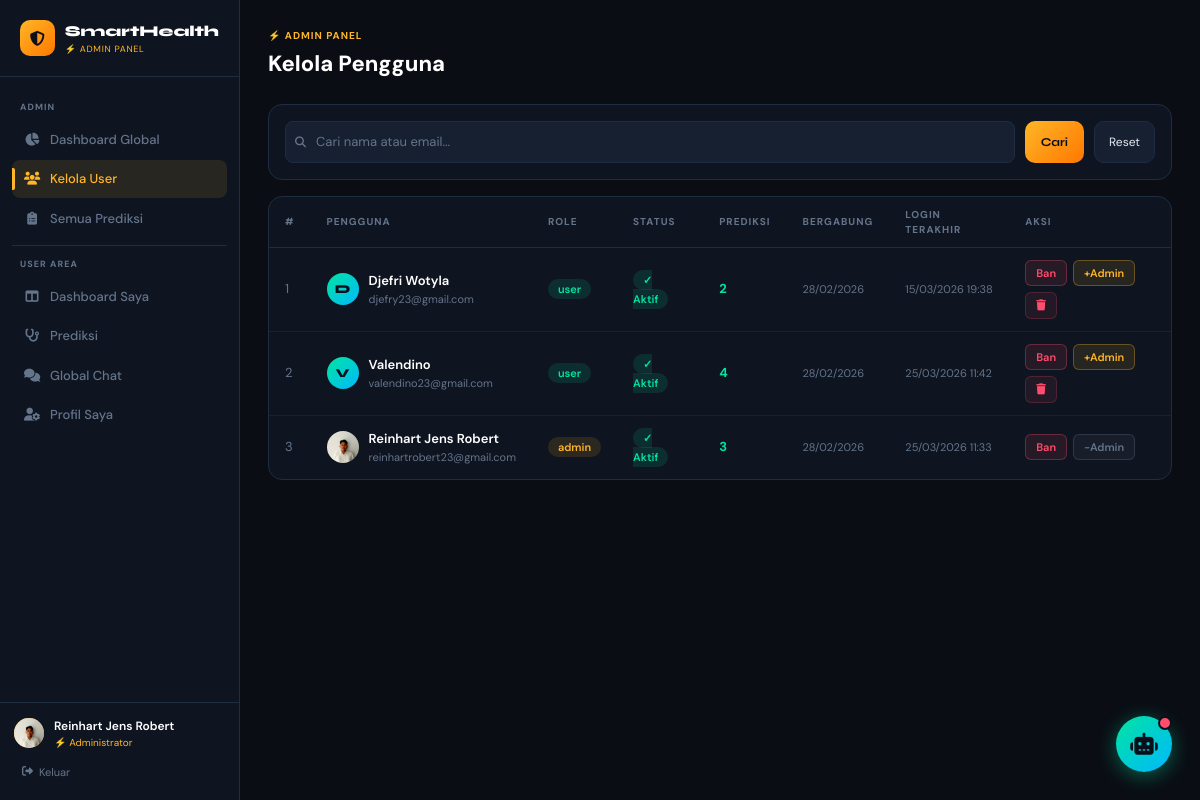
Screenshot of /admin/users.php (signed in) with the database file from the repository.
### tables this page shows
CREATE TABLE `users` (
  `id` int NOT NULL,
  `name` varchar(100) NOT NULL,
  `email` varchar(100) NOT NULL,
  `password` varchar(255) NOT NULL,
  `role` enum('admin','user') DEFAULT 'user',
  `created_at` timestamp NULL DEFAULT CURRENT_TIMESTAMP,
  `avatar` varchar(255) DEFAULT NULL,
  `bio` text,
  `status` enum('active','banned') DEFAULT 'active',
  `last_login` datetime DEFAULT NULL
);

### admin/users.php (the view, shortened to what this page needs)
<?php
$db  = getDB();
$search = $_GET['q'] ?? '';
$where  = $search ? "WHERE name LIKE '%".$db->real_escape_string($search)."%' OR email LIKE '%".$db->real_escape_string($search)."%'" : '';
$users  = $db->query("SELECT u.*, (SELECT COUNT(*) FROM predictions WHERE user_id=u.id) as pred_count FROM users u $where ORDER BY u.created_at DESC");
include __DIR__ . '/../includes/header_admin.php';
?>
<div class="page-header fade-up" style="display:flex;align-items:center;justify-content:space-between;flex-wrap:wrap;gap:12px">
    <div>
        <div style="font-size:10px;font-weight:700;letter-spacing:.1em;text-transform:uppercase;color:var(--warning);margin-bottom:4px">⚡ Admin Panel</div>
        <div class="page-title">Kelola Pengguna</div>
    </div>
</div>
<div class="card fade-up" style="padding:16px;margin-bottom:16px">
    <form method="GET" style="display:flex;gap:10px">
        <div style="position:relative;flex:1">
            <i class="fas fa-search" style="position:absolute;left:10px;top:50%;transform:translateY(-50%);color:var(--muted);font-size:11px"></i>
            <input type="text" name="q" value="<?=htmlspecialchars($search)?>" placeholder="Cari nama atau email..." class="form-input" style="padding-left:30px">
        </div>
        <button type="submit" class="btn-primary" style="padding:10px 16px;font-size:12px">Cari</button>
        <a href="/admin/users.php" class="btn-ghost" style="padding:10px 14px;font-size:12px">Reset</a>
    </form>
</div>
<div class="card fade-up-2" style="overflow:hidden">
    <div style="overflow-x:auto">
    <table class="data-table">
        <thead><tr>
            <th>#</th><th>Pengguna</th><th>Role</th><th>Status</th>
            <th>Prediksi</th><th>Bergabung</th><th>Login Terakhir</th><th>Aksi</th>
        </tr></thead>
        <tbody>
        <?php $i=0; while($u=$users->fetch_assoc()): $i++; ?>
        <tr>
            <td style="color:var(--muted)"><?=$i?></td>
            <td>
                <div style="display:flex;align-items:center;gap:10px">
                    <div style="width:32px;height:32px;border-radius:50%;overflow:hidden;flex-shrink:0">
                        <?php if($u['avatar']): ?>
                        <img src="/uploads/avatars/<?=htmlspecialchars($u['avatar'])?>" style="width:100%;height:100%;object-fit:cover">
                        <?php else: ?>
                        <div style="width:100%;height:100%;background:linear-gradient(135deg,var(--accent),var(--accent2));display:flex;align-items:center;justify-content:center;font-family:'Syne',sans-serif;font-weight:800;font-size:12px;color:#0a0f1a"><?=strtoupper(substr($u['name'],0,1))?></div>
                        <?php endif; ?>
                    </div>
                    <div>
                        <div style="font-weight:600;color:#fff;font-size:13px"><?=htmlspecialchars($u['name'])?></div>
                        <div style="font-size:11px;color:var(--muted)"><?=htmlspecialchars($u['email'])?></div>
                    </div>
                </div>
            </td>
            <td>
                <span class="badge <?=$u['role']==='admin'?'badge-yellow':'badge-green'?>"><?=$u['role']?></span>
            </td>
            <td>
                <span class="badge <?=$u['status']==='active'?'badge-green':'badge-red'?>">
                    <?=$u['status']==='active'?'✓ Aktif':'✗ Banned'?>
                </span>
            </td>
            <td style="color:var(--accent);font-weight:700"><?=$u['pred_count']?></td>
            <td style="color:var(--muted);font-size:11px"><?=date('d/m/Y',strtotime($u['created_at']))?></td>
            <td style="color:var(--muted);font-size:11px"><?=$u['last_login']?date('d/m/Y H:i',strtotime($u['last_login'])):'—'?></td>
            <td>
                <?php if($u['id'] !== $_SESSION['user_id']): ?>
                <div style="display:flex;gap:6px;flex-wrap:wrap">
                    <form method="POST" style="display:inline">
                        <button type="submit" style="background:<?=$u['status']==='active'?'rgba(255,77,109,.1)':'rgba(0,229,160,.1)'?>;border:1px solid <?=$u['status']==='active'?'rgba(255,77,109,.3)':'rgba(0,229,160,.3)'?>;color:<?=$u['status']==='active'?'var(--danger)':'var(--accent)'?>;border-radius:6px;padding:4px 10px;font-size:11px;cursor:pointer;font-weight:600">
                            <?=$u['status']==='active'?'Ban':'Aktifkan'?>
                        </button>
                    </form>
                    <?php if($u['role']!=='admin'): ?>
                    <form method="POST" style="display:inline">
                        <button type="submit" style="background:rgba(255,182,39,.1);border:1px solid rgba(255,182,39,.3);color:var(--warning);border-radius:6px;padding:4px 10px;font-size:11px;cursor:pointer;font-weight:600">
                            +Admin
                        </button>
                    </form>
                    <form method="POST" style="display:inline" onsubmit="return confirm('Hapus user ini?')">
                        <button type="submit" style="background:rgba(255,77,109,.08);border:1px solid rgba(255,77,109,.2);color:var(--danger);border-radius:6px;padding:4px 10px;font-size:11px;cursor:pointer">
                            <i class="fas fa-trash"></i>
                        </button>
                    </form>
                    <?php else: ?>
                    <form method="POST" style="display:inline">
                        <button type="submit" style="background:rgba(100,116,139,.1);border:1px solid rgba(100,116,139,.3);color:var(--muted);border-radius:6px;padding:4px 10px;font-size:11px;cursor:pointer;font-weight:600">
                            -Admin
                        </button>
                    </form>
                    <?php endif; ?>
                </div>
                <?php else: ?>
                <span style="font-size:11px;color:var(--muted)">Akun Anda</span>
                <?php endif; ?>
            </td>
        </tr>
        <?php endwhile; ?>
        </tbody>
    </table>
    </div>
</div>
<?php include __DIR__ . '/../includes/footer.php'; ?>

### includes/header_admin.php (style rules this page uses)
:root { --bg:#0a0d14;--surface:#0f1520;--surface2:#162030;--border:#1e2d42;--accent:#00e5a0;--accent2:#00b8ff;--danger:#ff4d6d;--warning:#ffb627;--text:#e2e8f0;--muted:#64748b }
* { box-sizing:border-box }
body { font-family:'DM Sans',sans-serif;background:var(--bg);color:var(--text);min-height:100vh }
.card { background:var(--surface);border:1px solid var(--border);border-radius:14px }
.form-input { width:100%;background:var(--surface2);border:1px solid var(--border);border-radius:8px;padding:10px 14px;color:var(--text);font-size:13px;font-family:'DM Sans',sans-serif;transition:border-color .2s;outline:none }
.form-input::placeholder { color:var(--muted) }
.btn-primary { background:linear-gradient(135deg,var(--warning),#ff7800);color:#0a0f1a;font-family:'Syne',sans-serif;font-weight:700;border:none;border-radius:10px;padding:10px 20px;cursor:pointer;font-size:13px;display:inline-flex;align-items:center;gap:8px;text-decoration:none;transition:opacity .2s }
.btn-ghost { background:var(--surface2);color:var(--text);border:1px solid var(--border);border-radius:10px;padding:9px 18px;cursor:pointer;font-size:12px;text-decoration:none;display:inline-flex;align-items:center;gap:8px;transition:border-color .2s }
.badge { padding:3px 10px;border-radius:20px;font-size:11px;font-weight:600 }
.badge-green { background:rgba(0,229,160,.12);color:var(--accent) }
.badge-yellow { background:rgba(255,182,39,.12);color:var(--warning) }
.data-table { width:100%;border-collapse:collapse;font-size:13px }
.data-table th { text-align:left;padding:10px 16px;font-size:10px;font-weight:700;letter-spacing:.1em;text-transform:uppercase;color:var(--muted);border-bottom:1px solid var(--border) }
.data-table td { padding:12px 16px;border-bottom:1px solid rgba(30,45,66,.5) }
.data-table tr:last-child td { border-bottom:none }
.page-header { margin-bottom:24px }
.page-title { font-size:22px;font-weight:800;color:#fff }
.fade-up { animation:fadeUp .4s ease both }
.fade-up-2 { animation:fadeUp .4s .1s ease both }

### rows the page displays
users: name "D", name "Djefri Wotyla", email "djefry23@gmail.com", role "user", status "✓ Aktif", pred_count "2", created_at "28/02/2026", last_login "15/03/2026 19:38"
users: name "V", name "Valendino", email "valendino23@gmail.com", role "user", status "✓ Aktif", pred_count "4", created_at "28/02/2026", last_login "25/03/2026 11:42"
users: avatar (picture), name "Reinhart Jens Robert", email "reinhartrobert23@gmail.com", role "admin", status "✓ Aktif", pred_count "3", created_at "28/02/2026", last_login "25/03/2026 11:33"

### other values shown
$user['name'] "Reinhart Jens Robert"
